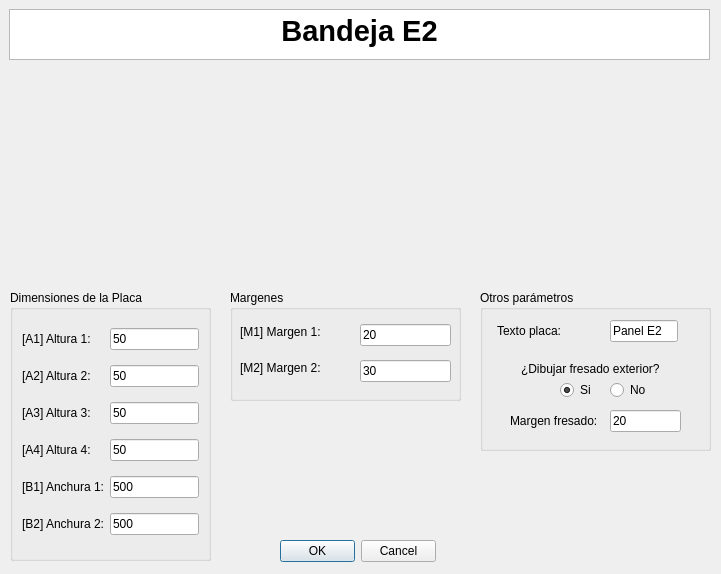
<?xml version="1.0" encoding="UTF-8"?>
<ui version="4.0">
 <class>MyPositionDialog</class>
 <widget class="QDialog" name="MyPositionDialog">
  <property name="geometry">
   <rect>
    <x>0</x>
    <y>0</y>
    <width>721</width>
    <height>574</height>
   </rect>
  </property>
  <property name="windowTitle">
   <string>Enter Position</string>
  </property>
  <property name="whatsThis">
   <string>&lt;html&gt;&lt;head/&gt;&lt;body&gt;&lt;p&gt;Esta ventana de KSDpanel te permite introducir todas las medidas correspondientes del panel seleccionado.&lt;/p&gt;&lt;p&gt;Recuerda que todas las medidas deben de ir en milimetros (mm).&lt;/p&gt;&lt;/body&gt;&lt;/html&gt;</string>
  </property>
  <widget class="QDialogButtonBox" name="buttonBox">
   <property name="geometry">
    <rect>
     <x>280</x>
     <y>540</y>
     <width>156</width>
     <height>23</height>
    </rect>
   </property>
   <property name="orientation">
    <enum>Qt::Horizontal</enum>
   </property>
   <property name="standardButtons">
    <set>QDialogButtonBox::Cancel|QDialogButtonBox::Ok</set>
   </property>
  </widget>
  <widget class="QTextBrowser" name="textBrowser">
   <property name="geometry">
    <rect>
     <x>9</x>
     <y>9</y>
     <width>701</width>
     <height>51</height>
    </rect>
   </property>
   <property name="html">
    <string>&lt;!DOCTYPE HTML PUBLIC &quot;-//W3C//DTD HTML 4.0//EN&quot; &quot;http://www.w3.org/TR/REC-html40/strict.dtd&quot;&gt;
&lt;html&gt;&lt;head&gt;&lt;meta name=&quot;qrichtext&quot; content=&quot;1&quot; /&gt;&lt;style type=&quot;text/css&quot;&gt;
p, li { white-space: pre-wrap; }
&lt;/style&gt;&lt;/head&gt;&lt;body style=&quot; font-family:'MS Shell Dlg 2'; font-size:8.25pt; font-weight:400; font-style:normal;&quot;&gt;
&lt;p align=&quot;center&quot; style=&quot; margin-top:0px; margin-bottom:0px; margin-left:0px; margin-right:0px; -qt-block-indent:0; text-indent:0px;&quot;&gt;&lt;span style=&quot; font-size:22pt; font-weight:600;&quot;&gt;Bandeja E2&lt;/span&gt;&lt;/p&gt;&lt;/body&gt;&lt;/html&gt;</string>
   </property>
  </widget>
  <widget class="QGroupBox" name="groupBox">
   <property name="geometry">
    <rect>
     <x>480</x>
     <y>290</y>
     <width>231</width>
     <height>161</height>
    </rect>
   </property>
   <property name="styleSheet">
    <string notr="true">font: 10pt &quot;MS Shell Dlg 2&quot;;</string>
   </property>
   <property name="title">
    <string>Otros parámetros</string>
   </property>
   <widget class="QLineEdit" name="textoDescriptivoA0UI">
    <property name="geometry">
     <rect>
      <x>130</x>
      <y>30</y>
      <width>68</width>
      <height>22</height>
     </rect>
    </property>
    <property name="text">
     <string>Panel E2</string>
    </property>
   </widget>
   <widget class="QLabel" name="label">
    <property name="geometry">
     <rect>
      <x>17</x>
      <y>30</y>
      <width>107</width>
      <height>22</height>
     </rect>
    </property>
    <property name="text">
     <string>Texto placa:</string>
    </property>
   </widget>
   <widget class="QLabel" name="label_3">
    <property name="geometry">
     <rect>
      <x>30</x>
      <y>120</y>
      <width>107</width>
      <height>22</height>
     </rect>
    </property>
    <property name="text">
     <string>Margen fresado:</string>
    </property>
   </widget>
   <widget class="QLineEdit" name="margenFresadoUI">
    <property name="geometry">
     <rect>
      <x>130</x>
      <y>120</y>
      <width>71</width>
      <height>22</height>
     </rect>
    </property>
    <property name="text">
     <string>20</string>
    </property>
   </widget>
   <widget class="QLabel" name="label_2">
    <property name="geometry">
     <rect>
      <x>41</x>
      <y>71</y>
      <width>148</width>
      <height>16</height>
     </rect>
    </property>
    <property name="mouseTracking">
     <bool>false</bool>
    </property>
    <property name="text">
     <string>¿Dibujar fresado exterior?</string>
    </property>
    <property name="buddy">
     <cstring>label_2</cstring>
    </property>
   </widget>
   <widget class="QRadioButton" name="noCrearFresadoUI">
    <property name="geometry">
     <rect>
      <x>130</x>
      <y>90</y>
      <width>38</width>
      <height>20</height>
     </rect>
    </property>
    <property name="text">
     <string>No</string>
    </property>
   </widget>
   <widget class="QRadioButton" name="crearFresadoUI">
    <property name="geometry">
     <rect>
      <x>80</x>
      <y>90</y>
      <width>34</width>
      <height>20</height>
     </rect>
    </property>
    <property name="text">
     <string>Si</string>
    </property>
    <property name="checked">
     <bool>true</bool>
    </property>
   </widget>
  </widget>
  <widget class="QGroupBox" name="groupBox_2">
   <property name="geometry">
    <rect>
     <x>230</x>
     <y>290</y>
     <width>231</width>
     <height>111</height>
    </rect>
   </property>
   <property name="styleSheet">
    <string notr="true">font: 10pt &quot;MS Shell Dlg 2&quot;;</string>
   </property>
   <property name="title">
    <string>Margenes</string>
   </property>
   <widget class="QLineEdit" name="margenM2UI">
    <property name="geometry">
     <rect>
      <x>130</x>
      <y>70</y>
      <width>91</width>
      <height>22</height>
     </rect>
    </property>
    <property name="text">
     <string>30</string>
    </property>
   </widget>
   <widget class="QLabel" name="label_12">
    <property name="geometry">
     <rect>
      <x>10</x>
      <y>70</y>
      <width>121</width>
      <height>16</height>
     </rect>
    </property>
    <property name="text">
     <string>[M2] Margen 2:</string>
    </property>
   </widget>
   <widget class="QLineEdit" name="margenM1UI">
    <property name="geometry">
     <rect>
      <x>130</x>
      <y>34</y>
      <width>91</width>
      <height>22</height>
     </rect>
    </property>
    <property name="text">
     <string>20</string>
    </property>
   </widget>
   <widget class="QLabel" name="label_11">
    <property name="geometry">
     <rect>
      <x>10</x>
      <y>34</y>
      <width>121</width>
      <height>16</height>
     </rect>
    </property>
    <property name="text">
     <string>[M1] Margen 1:</string>
    </property>
   </widget>
  </widget>
  <widget class="QLabel" name="imagenPanelUI">
   <property name="geometry">
    <rect>
     <x>180</x>
     <y>70</y>
     <width>351</width>
     <height>211</height>
    </rect>
   </property>
   <property name="text">
    <string/>
   </property>
   <property name="pixmap">
    <pixmap>../imagenes/REF_E2cotas.jpg</pixmap>
   </property>
   <property name="scaledContents">
    <bool>true</bool>
   </property>
   <property name="wordWrap">
    <bool>false</bool>
   </property>
   <property name="margin">
    <number>0</number>
   </property>
   <property name="openExternalLinks">
    <bool>false</bool>
   </property>
  </widget>
  <widget class="QGroupBox" name="groupBox_3">
   <property name="geometry">
    <rect>
     <x>10</x>
     <y>290</y>
     <width>201</width>
     <height>271</height>
    </rect>
   </property>
   <property name="styleSheet">
    <string notr="true">font: 10pt &quot;MS Shell Dlg 2&quot;;</string>
   </property>
   <property name="title">
    <string>Dimensiones de la Placa</string>
   </property>
   <layout class="QGridLayout" name="gridLayout_3">
    <item row="1" column="1">
     <widget class="QLineEdit" name="altura2UI">
      <property name="text">
       <string>50</string>
      </property>
     </widget>
    </item>
    <item row="6" column="0">
     <widget class="QLabel" name="label_4">
      <property name="text">
       <string>[B1] Anchura 1:</string>
      </property>
     </widget>
    </item>
    <item row="1" column="0">
     <widget class="QLabel" name="label_10">
      <property name="text">
       <string>[A2] Altura 2:</string>
      </property>
     </widget>
    </item>
    <item row="6" column="1">
     <widget class="QLineEdit" name="anchura1UI">
      <property name="text">
       <string>500</string>
      </property>
     </widget>
    </item>
    <item row="0" column="0">
     <widget class="QLabel" name="label_8">
      <property name="text">
       <string>[A1] Altura 1:</string>
      </property>
     </widget>
    </item>
    <item row="3" column="1">
     <widget class="QLineEdit" name="altura4UI">
      <property name="text">
       <string>50</string>
      </property>
     </widget>
    </item>
    <item row="0" column="1">
     <widget class="QLineEdit" name="altura1UI">
      <property name="text">
       <string>50</string>
      </property>
     </widget>
    </item>
    <item row="2" column="0">
     <widget class="QLabel" name="label_14">
      <property name="text">
       <string>[A3] Altura 3:</string>
      </property>
     </widget>
    </item>
    <item row="2" column="1">
     <widget class="QLineEdit" name="altura3UI">
      <property name="text">
       <string>50</string>
      </property>
     </widget>
    </item>
    <item row="3" column="0">
     <widget class="QLabel" name="label_15">
      <property name="text">
       <string>[A4] Altura 4:</string>
      </property>
     </widget>
    </item>
    <item row="7" column="0">
     <widget class="QLabel" name="label_5">
      <property name="text">
       <string>[B2] Anchura 2:</string>
      </property>
     </widget>
    </item>
    <item row="7" column="1">
     <widget class="QLineEdit" name="anchura2UI">
      <property name="text">
       <string>500</string>
      </property>
     </widget>
    </item>
   </layout>
  </widget>
  <zorder>groupBox_2</zorder>
  <zorder>groupBox</zorder>
  <zorder>buttonBox</zorder>
  <zorder>textBrowser</zorder>
  <zorder>imagenPanelUI</zorder>
  <zorder>groupBox_3</zorder>
 </widget>
 <resources/>
 <connections>
  <connection>
   <sender>buttonBox</sender>
   <signal>accepted()</signal>
   <receiver>MyPositionDialog</receiver>
   <slot>accept()</slot>
   <hints>
    <hint type="sourcelabel">
     <x>248</x>
     <y>254</y>
    </hint>
    <hint type="destinationlabel">
     <x>157</x>
     <y>274</y>
    </hint>
   </hints>
  </connection>
  <connection>
   <sender>buttonBox</sender>
   <signal>rejected()</signal>
   <receiver>MyPositionDialog</receiver>
   <slot>reject()</slot>
   <hints>
    <hint type="sourcelabel">
     <x>316</x>
     <y>260</y>
    </hint>
    <hint type="destinationlabel">
     <x>286</x>
     <y>274</y>
    </hint>
   </hints>
  </connection>
 </connections>
</ui>
